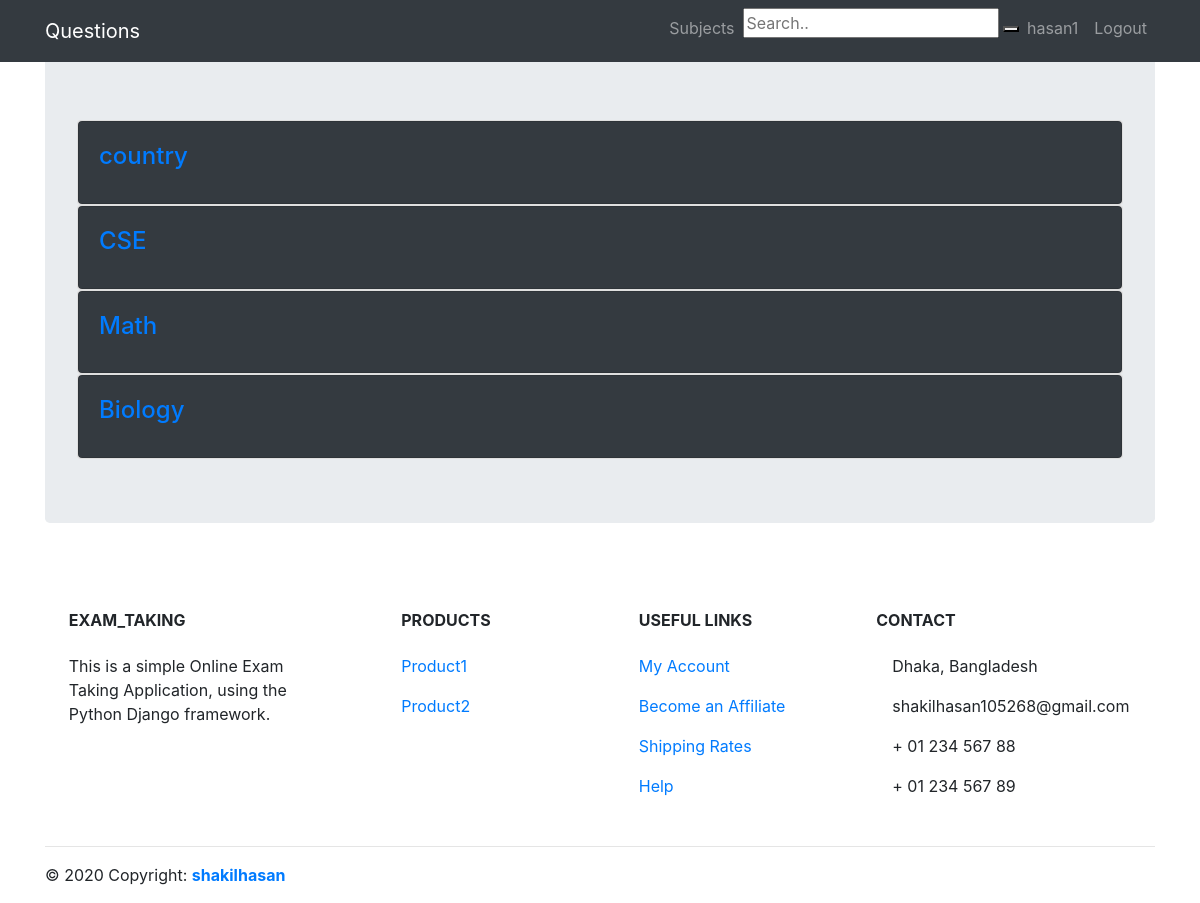
The app's page /subject_home/ (signed in) with its own data.
### exam/models.py (models this page shows, shortened)
class Subject(models.Model):
    class Meta:
        verbose_name_plural = "Subjects"
    name = models.CharField(max_length=100)

### exam/views.py (the view)
# urls.py: path('subject_home/', views.subject_home, name='subject_home'),
@login_required(login_url='/login/')
def subject_home(request):
    template = loader.get_template('exam/subject_home.html')
    subject = Subject.objects.all()
    context = {'subject':subject}
    return HttpResponse(template.render(context, request))

### exam/templates/exam/subject_home.html
{% extends 'base.html' %}
{% load static %}
{% block content %}
{% for subject in subject %}
<div class="card" >
  <div class="card bg-Dark text-white">
  <div class="card-body">
    <a  class="card-title" href="{% url 'subject_detail' subject.id %}" ><h4 class="card-title">{{ subject.name }}</h4></a>
  </div>
</div>
</div>
{% endfor %}
{% endblock %}

### templates/base.html (shortened to what this page needs)
{% load static %}
<html>
   <head>
   {% load staticfiles %}
      <link href="{% static 'css/bootstrap.min.css' %}" rel="stylesheet">
      <link rel="stylesheet" href="{% static 'css/style.css' %}">
   </head>
   <body>
         <div class="page-header page-header-custom " >
            <h1 class="text-center">Exam_Taking</h1>
         </div>
<nav class="navbar navbar-expand-sm bg-dark navbar-dark fixed-top"  >
  <div class="container">
  <a class="navbar-brand" href="{% url 'question_home' %}">Questions</a>
  <div class="collapse navbar-collapse" id="navbarResponsive">
  <ul class="navbar-nav ml-auto">
    {% if user.is_authenticated %}
    <li class="nav-item">
      <a class="nav-link" href="{% url 'subject_home' %}">Subjects</a>
    </li>
    <li class="nav-item">
      <form method="post" action="/" enctype="multipart/form-data">
        <input type="text" placeholder="Search.." name="search">
        <button type="submit"></button>
      </form>
    </li>
    <li class="nav-item">
      <a class="nav-link" >{{user.username}}</a>
    </li>
    <li class="nav-item">
      <a class="nav-link" href="{% url 'logout' %}" >Logout</a>
    </li>
    {% endif %}
  </ul>
</div>
</div>
</nav>
<div class="container">
      <div class="jumbotron">
         {% block content %}
         {% endblock %}
      </div>
</div>
<footer class="page-footer font-small mdb-color pt-4">
  <div class="container text-center text-md-left">
    <div class="row text-center text-md-left mt-3 pb-3">
      <div class="col-md-3 col-lg-3 col-xl-3 mx-auto mt-3">
        <h6 class="text-uppercase mb-4 font-weight-bold">Exam_Taking</h6>
        <p>This is a simple Online Exam Taking Application, using the Python Django framework.</p>
      </div>
      <div class="col-md-2 col-lg-2 col-xl-2 mx-auto mt-3">
        {% if user.is_superuser %}
        <h6 class="text-uppercase mb-4 font-weight-bold">APIs</h6>
        <p>  <a href="{% url 'question_api' %}">Question_Api</a>  </p>
        <p>  <a id="api_v1_question" href="#">Api_v1_Question</a>  </p>
        {% else %}
        <h6 class="text-uppercase mb-4 font-weight-bold">Products</h6>
        <p>  <a href="#">Product1</a>  </p>
        <p>  <a href="#">Product2</a>  </p>
        {% endif %}
      </div>
      <div class="col-md-3 col-lg-2 col-xl-2 mx-auto mt-3">
        <h6 class="text-uppercase mb-4 font-weight-bold">Useful links</h6>
        <p>  <a href="#!">My Account</a>  </p>
        <p>  <a href="#!">Become an Affiliate</a>  </p>
        <p>  <a href="#!">Shipping Rates</a>  </p>
        <p>  <a href="#!">Help</a></p>
      </div>
      <div class="col-md-4 col-lg-3 col-xl-3 mx-auto mt-3">
        <h6 class="text-uppercase mb-4 font-weight-bold">Contact</h6>
        <p> Dhaka, Bangladesh</p>
        <p> shakilhasan105268@gmail.com</p>
        <p>   + 01 234 567 88</p>
        <p>   + 01 234 567 89</p>
      </div>
    </div>
    <hr>
    <div class="row d-flex align-items-center">
      <div class="col-md-7 col-lg-8">
        <p class="text-center text-md-left">© 2020 Copyright:  <a href="#">  <strong>shakilhasan</strong></a>  </p>
      </div>
      <div class="col-md-5 col-lg-4 ml-lg-0">
        <div class="text-center text-md-right">
          <ul class="list-unstyled list-inline">
            <li class="list-inline-item">
              <a class="btn-floating btn-sm rgba-white-slight mx-1">
              </a>
            </li>
            <li class="list-inline-item">
              <a class="btn-floating btn-sm rgba-white-slight mx-1">
              </a>
            </li>
            <li class="list-inline-item">
              <a class="btn-floating btn-sm rgba-white-slight mx-1">
              </a>
            </li>
            <li class="list-inline-item">
              <a class="btn-floating btn-sm rgba-white-slight mx-1">
              </a>
            </li>
          </ul>
        </div>
      </div>
    </div>
  </div>
</footer>
    </body>
</html>

### records on screen
Subject: name "country"
Subject: name "CSE"
Subject: name "Math"
Subject: name "Biology"

### other values on screen
{{ user.username }} "hasan1"
